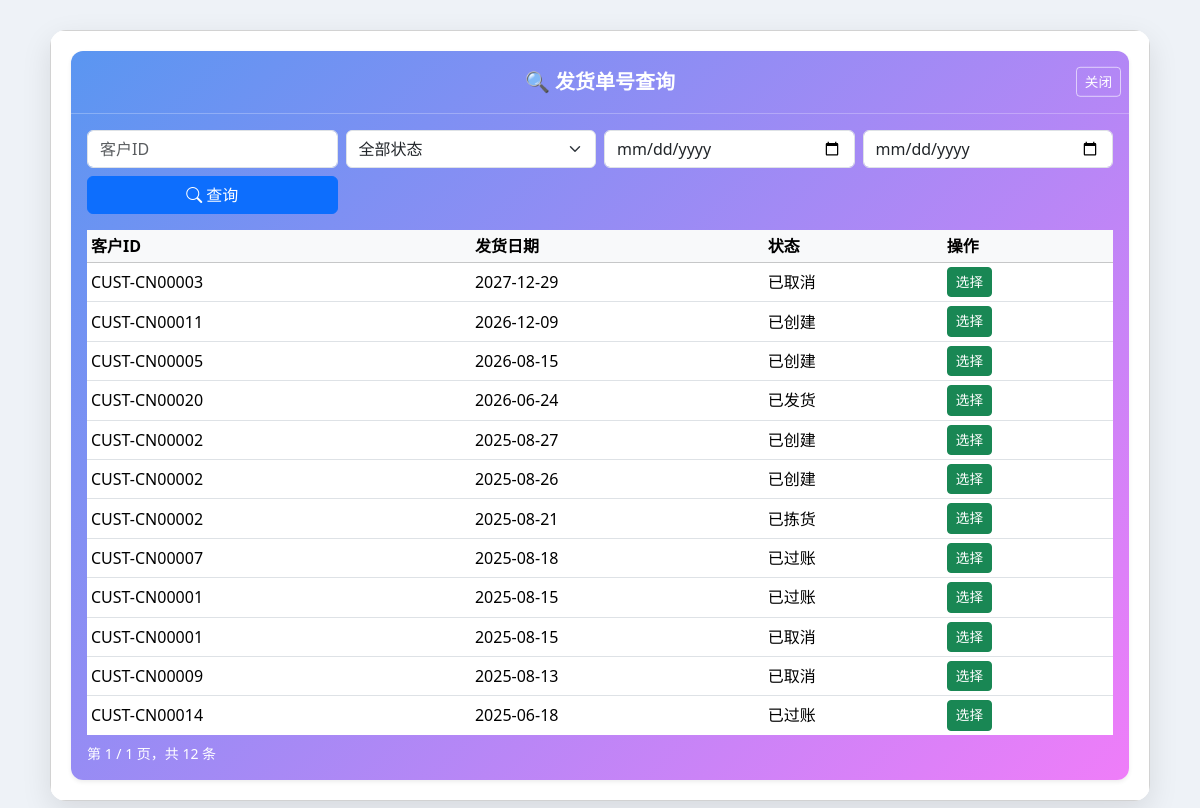
The page /delivery/delivery_helper on the database its author committed.
### delivery/models.py (models this page shows)
class DeliveryNote(db.Model):
    __tablename__ = 'DeliveryNote'
    delivery_note_id = db.Column(db.String(255), primary_key=True)
    picking_task_id = db.Column(db.String(255), db.ForeignKey('PickingTask.task_id'), nullable=False)
    sales_order_id = db.Column(db.String(255), db.ForeignKey('SalesOrder.sales_order_id'), nullable=False)
    delivery_date = db.Column(db.DateTime, nullable=False)
    warehouse_code = db.Column(db.String(255), nullable=False)
    status = db.Column(db.Enum(
        '已创建',
        '已拣货',
        '已发货',
        '已过账',
        '已取消'
    ), default='已创建', nullable=False)
    posted_by = db.Column(db.String(255))
    posted_at = db.Column(db.DateTime)
    created_by = db.Column(db.String(255))
    remarks = db.Column(db.Text)
    items = db.relationship('DeliveryItem', backref='delivery_note', cascade='all, delete-orphan', lazy=True)
    sales_order = db.relationship('SalesOrder', backref='delivery_notes')
    picking_task = db.relationship('PickingTask', backref='delivery_note')
    VALID_TRANSITIONS = {
    '已创建': ['已拣货', '已取消'],
    '已拣货': ['已发货', '已取消'],
    '已发货': ['已过账'],
    '已过账': [],
    '已取消': []
    }

### order/models.py (models this page shows)
class SalesOrder(db.Model):
    __tablename__ = 'SalesOrder'
    sales_order_id = db.Column(db.String(255), primary_key=True)
    customer_id = db.Column(db.String(255), nullable=False)
    quotation_id = db.Column(db.String(255))
    order_date = db.Column(db.DateTime, nullable=False)
    required_delivery_date = db.Column(db.Date, nullable=False)
    status = db.Column(db.String(255))
    total_amount = db.Column(db.Numeric, nullable=False)
    credit_check_result = db.Column(db.String(255))
    remarks = db.Column(db.String(255))
    items = db.relationship('OrderItem', backref='order', lazy=True, cascade="all, delete-orphan")

### delivery/views.py (the view)
@delivery_bp.route('/delivery_helper', methods=['GET'])
def delivery_helper():
    q = {
        'delivery_id': request.args.get('delivery_id', '').strip(),
        'sales_order_id': request.args.get('sales_order_id', '').strip(),
        'customer_id': request.args.get('customer_id', '').strip(),
        'status': request.args.get('status', '').strip(),
        'date_from': request.args.get('date_from', '').strip(),
        'date_to': request.args.get('date_to', '').strip(),
    }
    page = request.args.get('page', 1, type=int)
    per_page = request.args.get('per_page', 20, type=int)
    query = DeliveryNote.query.options(joinedload(DeliveryNote.sales_order)).join(
        SalesOrder, DeliveryNote.sales_order_id == SalesOrder.sales_order_id
    )
    filters = []
    if q['delivery_id']:
        filters.append(DeliveryNote.delivery_note_id.ilike(f"%{q['delivery_id']}%"))
    if q['sales_order_id']:
        filters.append(DeliveryNote.sales_order_id.ilike(f"%{q['sales_order_id']}%"))
    if q['customer_id']:
        filters.append(SalesOrder.customer_id.ilike(f"%{q['customer_id']}%"))
    if q['status']:
        filters.append(DeliveryNote.status == q['status'])
    if q['date_from']:
        try:
            df = datetime.strptime(q['date_from'], '%Y-%m-%d')
            filters.append(DeliveryNote.delivery_date >= df)
        except ValueError:
            pass
    if q['date_to']:
        try:
            dt = datetime.strptime(q['date_to'], '%Y-%m-%d') + timedelta(days=1)
            filters.append(DeliveryNote.delivery_date < dt)
        except ValueError:
            pass
    if filters:
        query = query.filter(and_(*filters))
    query = query.order_by(DeliveryNote.delivery_date.desc(), DeliveryNote.delivery_note_id.desc())
    pagination = query.paginate(page=page, per_page=per_page, error_out=False)
    args = request.args.to_dict()
    args.pop('page', None)  # 去掉 page 避免冲突
    return render_template('delivery/delivery_helper.html', items=pagination.items, pagination=pagination, args=args)

### templates/delivery/delivery_helper.html (shortened to what this page needs)
{% extends 'delivery/base_popup.html' %}
{% block content %}
<div class="card gradient-bg shadow-sm">
  <div class="card-header position-relative py-3 text-center">
    <strong class="text-white fs-5">🔍 发货单号查询</strong>
    <button type="button" class="btn btn-sm btn-outline-light position-absolute top-50 end-0 translate-middle-y me-2"
            onclick="window.close()">关闭</button>
  </div>
  <div class="card-body">
    <form method="get" class="row g-2 mb-3">
      <div class="col-md-3">
        <input type="text" name="customer_id" value="{{ request.args.get('customer_id','') }}" class="form-control" placeholder="客户ID">
      </div>
      <div class="col-md-3">
        <select name="status" class="form-select">
          <option value="">全部状态</option>
        </select>
      </div>
      <div class="col-md-3">
        <input type="date" name="date_from" value="{{ request.args.get('date_from','') }}" class="form-control">
      </div>
      <div class="col-md-3">
        <input type="date" name="date_to" value="{{ request.args.get('date_to','') }}" class="form-control">
      </div>
      <div class="col-md-3">
        <button class="btn btn-primary w-100"><i class="bi bi-search"></i> 查询</button>
      </div>
    </form>
    {% if items %}
    <div class="table-responsive" style="max-height: 60vh;">
      <table class="table table-hover table-sm align-middle">
        <thead class="table-light sticky-top">
          <tr>
            <th>客户ID</th>
            <th>发货日期</th>
            <th>状态</th>
            <th>操作</th>
          </tr>
        </thead>
        <tbody>
          {% for r in items %}
          <tr>
            <td>{{ r.sales_order.customer_id if r.sales_order else '-' }}</td>
            <td>{{ r.delivery_date.strftime('%Y-%m-%d') }}</td>
            <td>{{ r.status }}</td>
            <td>
            <button type="button" class="btn btn-success btn-sm"
              data-delivery-note-id="{{ r.delivery_note_id }}"
              onclick="selectDelivery(this)">
              选择
            </button>
            </td>
          </tr>
          {% endfor %}
        </tbody>
      </table>
    </div>
    {% if pagination %}
    <div class="d-flex justify-content-between mt-2">
      <span class="text-white small">第 {{ pagination.page }} / {{ pagination.pages }} 页，共 {{ pagination.total }} 条</span>
    </div>
    {% endif %}
    {% elif request.args %}
    <div class="text-white">没有找到匹配记录</div>
    {% endif %}
  </div>
</div>
{% endblock %}

### templates/delivery/base_popup.html (style rules this page uses)
body { background: #eef2f7; font-family: "Segoe UI", "PingFang SC", "Microsoft YaHei", sans-serif; margin: 0; padding: 0; }
table { border-collapse: separate; border-spacing: 0; }
table thead { background-color: #f8f9fa; position: sticky; top: 0; z-index: 1; font-weight: 600; }
.table-responsive { max-height: 500px; overflow-y: auto; margin-top: 10px; }
.btn-sm { font-size: 0.85rem; }
.gradient-bg { background: linear-gradient(135deg, #5a96f1, #ef7df9); color: #fff; border: none; }
.gradient-bg .card-header { border-bottom: 1px solid rgba(255,255,255,0.3); }

### templates/delivery/delivery_helper.html (style rules this page uses)
.gradient-bg { background: linear-gradient(135deg, #5a96f1, #ef7df9); color: #fff; border: none; border-radius: 12px; }
.gradient-bg .card-header { background: transparent; border-bottom: 1px solid rgba(255,255,255,0.25); }
.btn-outline-light { color:#fff; border-color: rgba(255,255,255,0.6); }

### rows shown on the page
DeliveryNote: sales_order "CUST-CN00003", delivery_date "2027-12-29", status "已取消"
DeliveryNote: sales_order "CUST-CN00011", delivery_date "2026-12-09", status "已创建"
DeliveryNote: sales_order "CUST-CN00005", delivery_date "2026-08-15", status "已创建"
DeliveryNote: sales_order "CUST-CN00020", delivery_date "2026-06-24", status "已发货"
DeliveryNote: sales_order "CUST-CN00002", delivery_date "2025-08-27", status "已创建"
DeliveryNote: sales_order "CUST-CN00002", delivery_date "2025-08-26", status "已创建"
DeliveryNote: sales_order "CUST-CN00002", delivery_date "2025-08-21", status "已拣货"
DeliveryNote: sales_order "CUST-CN00007", delivery_date "2025-08-18", status "已过账"
DeliveryNote: sales_order "CUST-CN00001", delivery_date "2025-08-15", status "已过账"
DeliveryNote: sales_order "CUST-CN00001", delivery_date "2025-08-15", status "已取消"
DeliveryNote: sales_order "CUST-CN00009", delivery_date "2025-08-13", status "已取消"
DeliveryNote: sales_order "CUST-CN00014", delivery_date "2025-06-18", status "已过账"

### other values the page prints
{{ pagination.page }} "1"
{{ pagination.pages }} "1"
{{ pagination.total }} "12"
